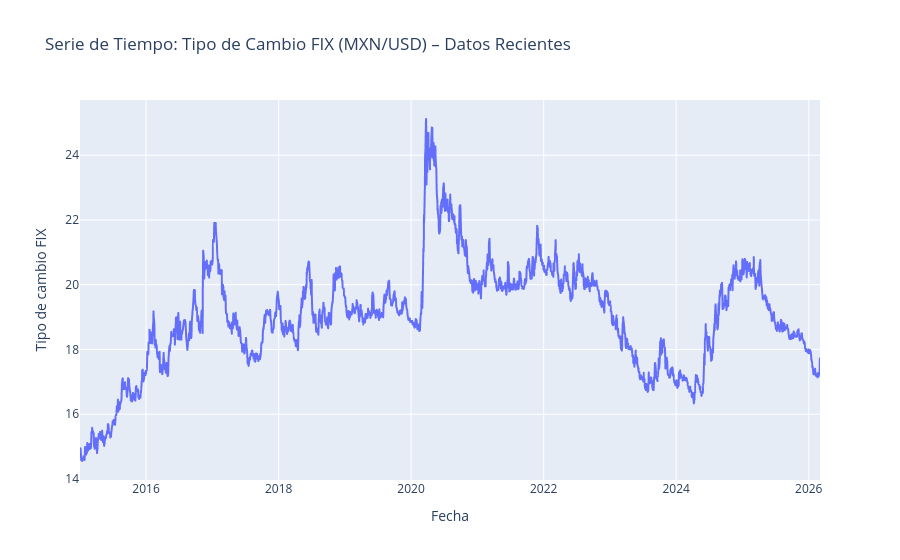

Notebook code cell kept with this figure:
### Code cell
fig = px.line(
    df,
    x=df.index,
    y="dato",
    title="Serie de Tiempo: Tipo de Cambio FIX (MXN/USD) – Datos Recientes"
)

fig.update_layout(
    xaxis_title="Fecha",
    yaxis_title="Tipo de cambio FIX",
)

fig.show()

### Figure 1 — Plotly figure (JSON) as saved in the notebook; plotly's stock layout.template omitted (floating-point values rounded to 4 significant figures; data arrays with more than 128 entries replaced by an {"elided": "..."} marker saying what was removed)
{"data": [{"hovertemplate": "fecha=%{x}<br>dato=%{y}<extra></extra>", "legendgroup": "", "line": {"color": "#636efa", "dash": "solid"}, "marker": {"symbol": "circle"}, "mode": "lines", "name": "", "showlegend": false, "type": "scattergl", "x": {"elided": "2809 str values"}, "xaxis": "x", "y": {"elided": "2809 float values"}, "yaxis": "y"}], "layout": {"legend": {"tracegroupgap": 0}, "title": {"text": "Serie de Tiempo: Tipo de Cambio FIX (MXN/USD) – Datos Recientes"}, "xaxis": {"anchor": "y", "domain": [0, 1], "title": {"text": "Fecha"}}, "yaxis": {"anchor": "x", "domain": [0, 1], "title": {"text": "Tipo de cambio FIX"}}}}
